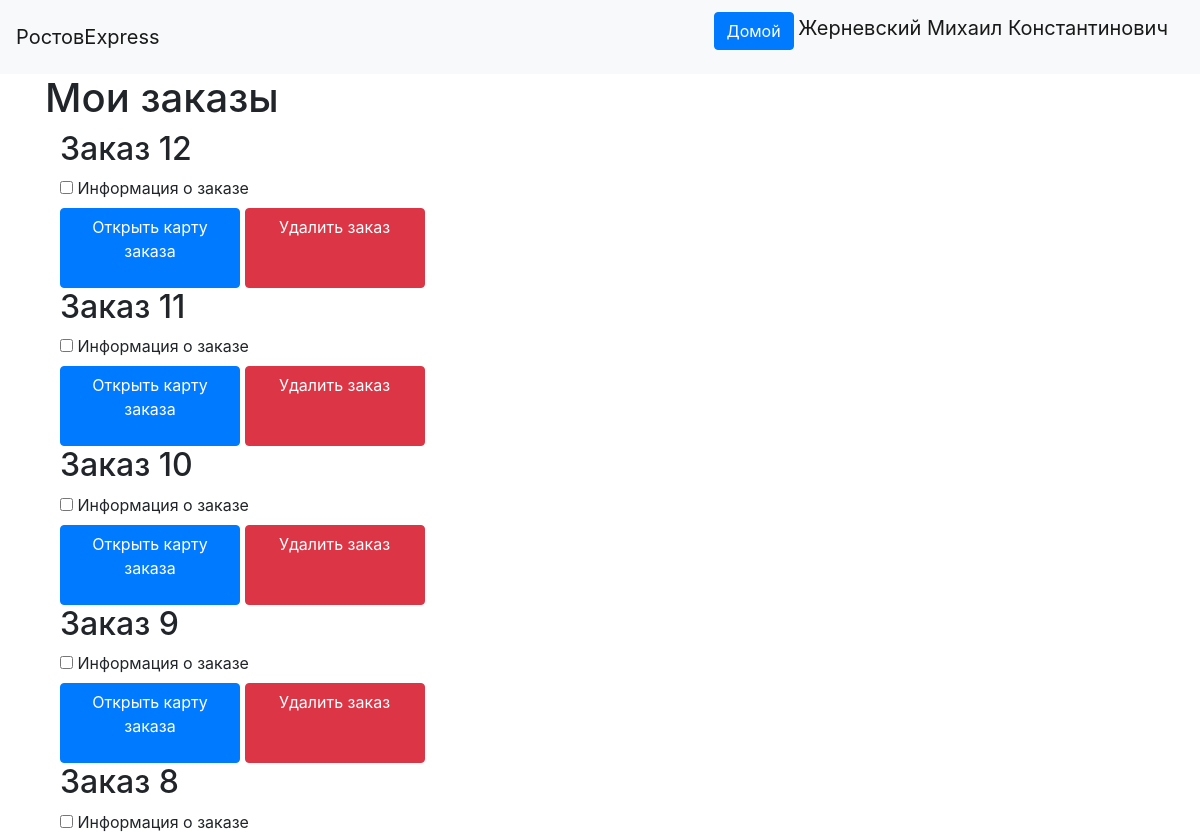
The page /orders/view (signed in, upper part) on the database as committed earlier.
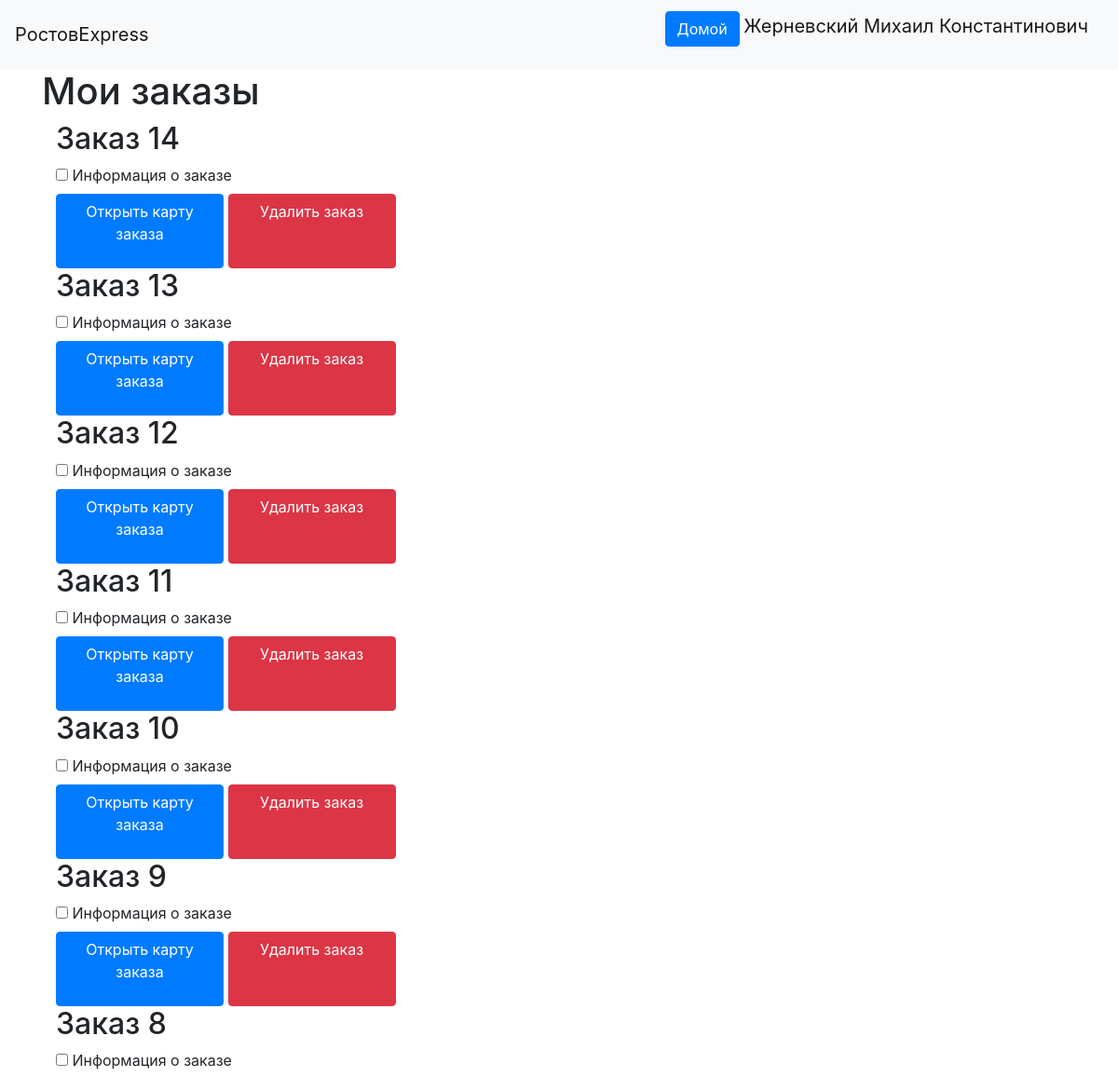
The same page on the database as committed later.
### data/users.py (models this page shows, shortened)
class User(SqlAlchemyBase, UserMixin):
    __tablename__ = 'users'
    id = sqlalchemy.Column(sqlalchemy.Integer,
                           primary_key=True, autoincrement=True)
    name = sqlalchemy.Column(sqlalchemy.String, nullable=True)
    about = sqlalchemy.Column(sqlalchemy.String, nullable=True)
    email = sqlalchemy.Column(sqlalchemy.String,
                              index=True, unique=True, nullable=True)
    phone_number = sqlalchemy.Column(sqlalchemy.String,
                              index=True, unique=True, nullable=True)
    hashed_password = sqlalchemy.Column(sqlalchemy.String, nullable=True)
    created_date = sqlalchemy.Column(sqlalchemy.DateTime,default=datetime.datetime.now)
    user_type = sqlalchemy.Column(sqlalchemy.Integer, nullable=True)
    c_id = sqlalchemy.Column(sqlalchemy.Integer, sqlalchemy.ForeignKey('couriers.id'), nullable=True)
    sqlalchemy.orm.relation('Courier')

### data/orders.py (models this page shows)
class Order(SqlAlchemyBase):
    __tablename__ = 'orders'
    id = sqlalchemy.Column(sqlalchemy.Integer, primary_key=True)
    weight = sqlalchemy.Column(sqlalchemy.Float, nullable=True)
    region = sqlalchemy.Column(sqlalchemy.Integer, nullable=True)
    orders_courier = sqlalchemy.Column(sqlalchemy.Integer, sqlalchemy.ForeignKey('couriers.id'))
    user_id = sqlalchemy.Column(sqlalchemy.Integer, sqlalchemy.ForeignKey("users.id"))
    address = sqlalchemy.Column(sqlalchemy.String, nullable=True)
    complete_time = sqlalchemy.Column(sqlalchemy.String, nullable=True, default='')
    sqlalchemy.orm.relation('User')
    sqlalchemy.orm.relation('Courier')

### main.py (the view)
@app.route('/orders/view', methods=['POST', 'GET'])
@login_required
def get_user_orders():
    user_id = current_user.id
    db_sess = db_session.create_session()
    orders = []
    if current_user.user_type < 3:
        orders = db_sess.query(Order).filter(Order.user_id == user_id).all()
    else:
        orders = db_sess.query(Order).all()
    items = collect_info_about_orders(orders, db_sess)
    items.reverse()
    return render_template('existing_orders.html', title="Мои заказы", items=items)

### data/db_session.py (called while the page is built)
def create_session() -> Session:
    global __factory
    return __factory()

### main.py (called while the page is built)
def collect_info_about_orders(orders: list[Order], db_sess: db_session.Session, ) -> list[tuple[Order, str, str, str]]:
    delivery_hours = [db_sess.query(DH).filter(DH.order_id == order.id).all()[0] for order in orders]
    courier_names = []
    client_names = []
    for order in orders:
        list_of_couriers = db_sess.query(User).filter(User.c_id == order.orders_courier).all()
        if list_of_couriers:
            courier_names.append(f"{list_of_couriers[0].name}, телефон: {list_of_couriers[0].phone_number}")
        else:
            courier_names.append("Пока что нет курьера")
        client = db_sess.query(User).filter(User.id == order.user_id).first()
        client_names.append(client.name + ", " + client.phone_number)
    items = list(zip(orders, delivery_hours, courier_names, client_names))
    return items

@login_manager.user_loader
def load_user(user_id):
    db_sess = db_session.create_session()
    return db_sess.query(User).get(user_id)

### templates/existing_orders.html (shortened to what this page needs)
{% extends "base.html" %}
{% block content %}
    <h1>Мои заказы</h1>
    {% for item in items %}
        <div class="container">
            <h2>Заказ {{ item[0].id }}</h2>
            <div>
                <input type="checkbox" id="view_info{{ item[0].id }}"
                       onclick="myFunction(view_info{{ item[0].id }}.id, order_info{{ item[0].id }}.id)">
                <label for="view_info_+{{ item[0].id }}">Информация о заказе</label>
            </div>
            <a class="btn btn-primary" style="width: 180px; height:80px" href="/orders/view/{{ item[0].id }}">Открыть
                карту заказа</a>
            <a class="btn btn-danger" style="width: 180px; height:80px" href="/orders/delete/{{ item[0].id }}">Удалить
                заказ</a>
        </div>
    {% endfor %}
{% endblock %}

### templates/base.html (shortened to what this page needs)
<!doctype html>
<html lang="en">
<head>
    <link rel="stylesheet"
          href="https://stackpath.bootstrapcdn.com/bootstrap/4.4.1/css/bootstrap.min.css"
>
</head>
<body>
<header>
    <nav class="navbar navbar-light bg-light">
        <a class="navbar-brand" href="#">РостовExpress</a>
        {% if current_user.is_authenticated %}
            <p>
                <a class="btn btn-primary " href="/">Домой</a>
                <a class="navbar-brand" href="/logout">{{ current_user.name }}</a>
            </p>
        {% else %}
            <p>
                <a class="btn btn-primary " href="/register">Зарегистрироваться</a>
                <a class="btn btn-success" href="/login">Войти</a>
            </p>
        {% endif %}
    </nav>
</header>
<main role="main" class="container">
    {% block content %}{% endblock %}
</main>
</body>
</html>

Rows that differ between the two databases and show on the page:
added Order: id "14"
added Order: id "13"
